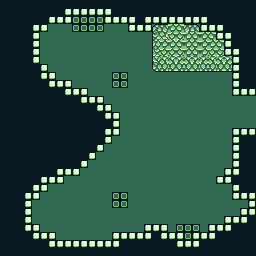

Below is a game level as drawn by its tile map, then a one-line description and the .tmx file that defines it, in full:
An orthogonal 32x32 tile map with 8x8 px tiles, 1 tile layer (Tile Layer 1).

<map version="1.2" tiledversion="1.3.2" orientation="orthogonal" renderorder="right-down" compressionlevel="0" width="32" height="32" tilewidth="8" tileheight="8" infinite="0" nextlayerid="2" nextobjectid="1">
 <tileset firstgid="1" source="re-pear_tiled.tsx" />
 <layer id="1" name="Tile Layer 1" width="32" height="32">
  <data encoding="csv">
29,29,29,29,29,29,29,29,29,29,29,29,29,29,29,29,29,29,29,29,29,29,29,29,29,29,29,29,29,29,29,29,
29,29,29,29,29,29,29,29,21,21,21,21,21,21,29,29,29,29,29,29,29,29,29,29,29,29,29,29,29,29,29,29,
29,29,29,29,29,29,21,21,21,30,30,30,30,21,21,21,21,29,21,21,21,21,21,21,21,21,29,29,29,29,29,29,
29,29,29,29,21,21,22,22,22,30,30,30,30,22,22,22,21,21,21,17,18,34,35,19,20,21,21,21,29,29,29,29,
29,29,29,29,21,22,22,22,22,22,22,22,22,22,22,22,22,22,22,25,26,42,43,34,35,34,35,21,21,29,29,29,
29,29,29,29,21,22,22,22,22,22,22,22,22,22,22,22,22,22,22,33,34,34,35,34,35,34,34,35,21,29,29,29,
29,29,29,29,21,22,22,22,22,22,22,22,22,22,22,22,22,22,22,41,42,42,43,34,35,34,42,43,21,21,29,29,
29,29,29,29,21,22,22,22,22,22,22,22,22,22,22,22,22,22,22,49,50,50,51,50,51,51,50,50,51,21,29,29,
29,29,29,29,29,21,22,22,22,22,22,22,22,22,22,22,22,22,22,57,58,58,59,58,59,59,58,58,59,21,29,29,
29,29,29,29,29,21,21,22,22,22,22,22,22,22,30,30,22,22,22,22,22,22,22,22,22,22,22,22,22,21,29,29,
29,29,29,29,29,29,21,21,21,22,22,22,22,22,30,30,22,22,22,22,22,22,22,22,22,22,22,22,22,21,29,29,
29,29,29,29,29,29,29,29,21,21,21,22,22,22,22,22,22,22,22,22,22,22,22,22,22,22,22,22,22,21,21,21,
29,29,29,29,29,29,29,29,29,29,21,21,21,22,22,22,22,22,22,22,22,22,22,22,22,22,22,22,22,22,22,22,
29,29,29,29,29,29,29,29,29,29,29,29,21,21,22,22,22,22,22,22,22,22,22,22,22,22,22,22,22,22,22,22,
29,29,29,29,29,29,29,29,29,29,29,29,29,21,21,22,22,22,22,22,22,22,22,22,22,22,22,22,22,22,22,22,
29,29,29,29,29,29,29,29,29,29,29,29,29,29,21,22,22,22,22,22,22,22,22,22,22,22,22,22,22,22,22,22,
29,29,29,29,29,29,29,29,29,29,29,29,29,21,21,22,22,22,22,22,22,22,22,22,22,22,22,22,22,21,21,21,
29,29,29,29,29,29,29,29,29,29,29,29,29,21,22,22,22,22,22,22,22,22,22,22,22,22,22,22,22,21,29,29,
29,29,29,29,29,29,29,29,29,29,29,29,21,22,22,22,22,22,22,22,22,22,22,22,22,22,22,22,22,21,29,29,
29,29,29,29,29,29,29,29,29,29,29,21,22,22,22,22,22,22,22,22,22,22,22,22,22,22,22,22,22,21,29,29,
29,29,29,29,29,29,29,29,29,29,21,22,22,22,22,22,22,22,22,22,22,22,22,22,22,22,22,22,22,21,29,29,
29,29,29,29,29,29,29,21,21,21,22,22,22,22,22,22,22,22,22,22,22,22,22,22,22,22,22,22,21,21,29,29,
29,29,29,29,29,21,21,21,22,22,22,22,22,22,22,22,22,22,22,22,22,22,22,22,22,22,22,21,21,29,29,29,
29,29,29,29,21,21,22,22,22,22,22,22,22,22,22,22,22,22,22,22,22,22,22,22,22,22,22,22,22,21,29,29,
29,29,29,21,21,22,22,22,22,22,22,22,22,22,30,30,22,22,22,22,22,22,22,22,22,22,22,22,22,21,21,21,
29,29,29,21,22,22,22,22,22,22,22,22,22,22,30,30,22,22,22,22,22,22,22,22,22,22,22,22,22,22,22,21,
29,29,29,21,22,22,22,22,22,22,22,22,22,22,22,22,22,22,22,22,22,22,22,22,22,22,22,22,22,22,21,21,
29,29,29,21,22,22,22,22,22,22,22,22,22,22,22,22,22,22,22,22,22,22,22,22,22,22,22,22,21,21,21,29,
29,29,29,21,21,22,22,22,22,22,22,22,22,22,22,22,22,22,21,21,21,22,30,30,30,22,21,21,21,29,29,29,
29,29,29,29,21,21,21,22,22,22,22,22,22,22,21,21,21,21,21,29,21,21,21,30,21,21,21,29,29,29,29,29,
29,29,29,29,29,29,21,21,21,21,21,21,21,21,21,29,29,29,29,29,29,29,21,21,21,29,29,29,29,29,29,29,
29,29,29,29,29,29,29,29,29,29,29,29,29,29,29,29,29,29,29,29,29,29,29,29,29,29,29,29,29,29,29,29
</data>
 </layer>
</map>
